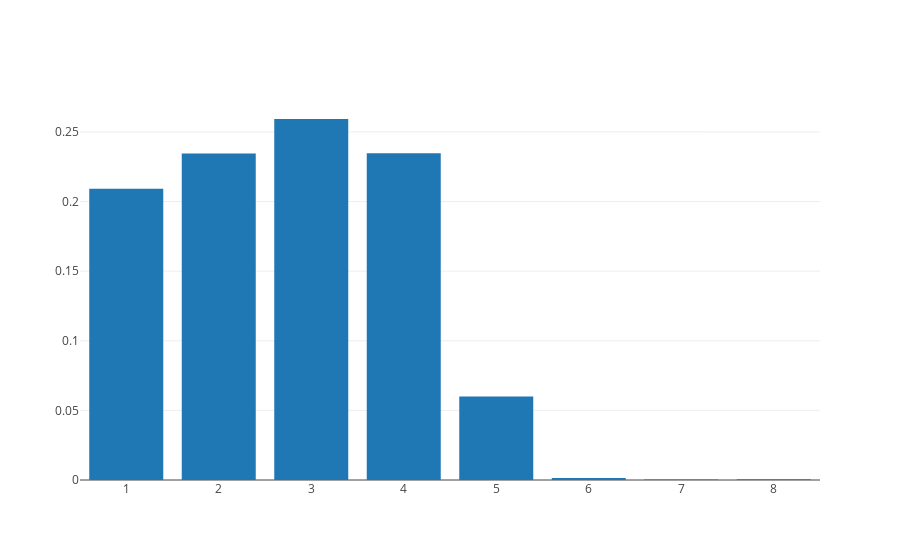

Notebook cell for this chart:
### Code cell
#Krylov automata

totalScore = [0]*8

for tests in range(0, 100):

    #Set up variables
    position = 0
    depth = 0
    score = [0]*8
    permutation = getPermutation()
    
    for converge in range(0, 1000):
        score[permutation[position]] += 1
        thisStrength = strength(permutation[position])
        if random.random() < 0.5:
            if validPercent(thisStrength):
                if depth == 0:
                    position = updatePosition(position)
                else:
                    depth -= 1
            else:
                if depth < MAX_DEPTH:
                    depth += 1
    score = normList(score)
    totalScore = addLists(totalScore, score)
finalList = normList(totalScore)

print finalList
iplot(getData([1, 2, 3, 4, 5, 6, 7, 8], finalList))

### Figure 1 — Plotly figure (JSON) as saved in the notebook; plotly's stock layout.template omitted (floating-point values rounded to 4 significant figures)
{"data": [{"type": "bar", "x": [1, 2, 3, 4, 5, 6, 7, 8], "y": [0.2092, 0.2346, 0.2593, 0.2346, 0.06, 0.00135, 0.00042, 0.00048]}], "layout": {}}
